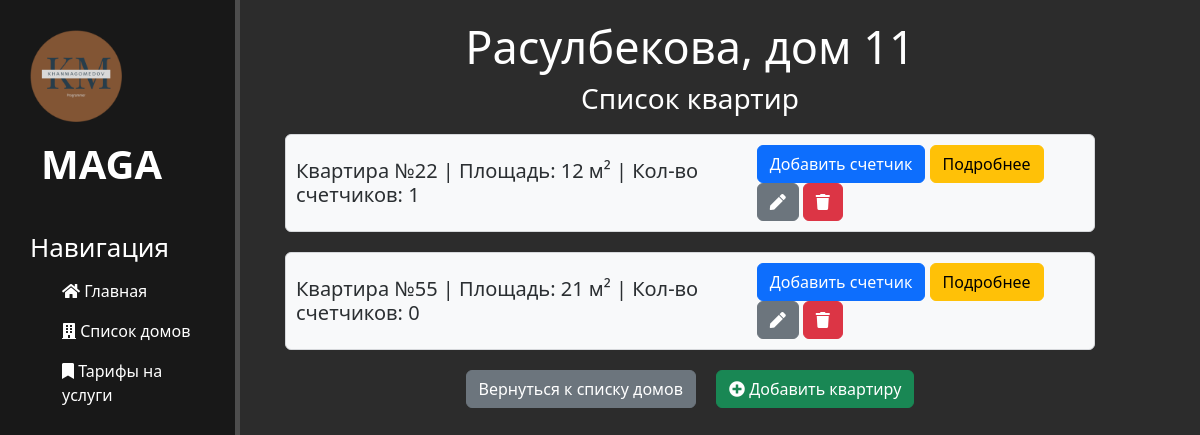
Screenshot of /houses/1 with the database file from the repository.
### main/models.py (models this page shows, shortened)
class House(models.Model):
    street_name = models.CharField('Название улицы', max_length=255)
    house_number = models.CharField('Номер дома', max_length=50)
    class Meta:
        verbose_name = "Дом"
        verbose_name_plural = "Дома"

class Apartment(models.Model):
    house = models.ForeignKey(House, related_name='apartments', on_delete=models.CASCADE)
    number = models.CharField('Номер квартиры', max_length=255)
    area = models.IntegerField('Площадь квартиры')
    class Meta:
        verbose_name = "Квартира"
        verbose_name_plural = "Квартиры"

### main/views.py (the view)
# urls.py: path('houses/<int:pk>', views.HouseDetailView.as_view(), name='house-detail'),
class HouseDetailView(DetailView):
    model = House
    template_name = 'main/details_view.html'
    context_object_name = 'house'
    def get_context_data(self, **kwargs):
        context = super().get_context_data(**kwargs)
        context['apartments'] = self.object.apartments.all()
        return context

### main/templates/main/details_view.html (shortened to what this page needs)
{% extends 'main/layout.html' %}
{% block content%}
    <div class="features">
        <h1>{{ house.street_name }}, дом {{ house.house_number}}</h1>
        <h3>Список квартир</h3>
        <div class="container-apartment">
                {% for apartment in apartments %}
                         <div class="alert alert-secondary">
                            <h5>Квартира №{{ apartment.number }} | Площадь: {{ apartment.area }} м²
                            | Кол-во счетчиков: {{apartment.water_meters.count }}</h5>
                             <div class="btn-container">
                                 <a href="{% url 'add_water_meter' apartment.id %}" class="btn btn-primary">Добавить счетчик</a>
                                <a href="{% url 'apartment_detail' apartment.id %}" class="btn btn-warning">Подробнее</a>
                                <a href="{% url 'edit_apartment' apartment.id %}" class="btn btn-secondary"><i class="fas fa-pen"></i></a>
                                <a href="{% url 'delete_apartment' apartment.id %}" class="btn btn-danger"><i class="fas fa-trash"></i></a>
                             </div>
                        </div>
                {% empty %}
                    <h5>В этом доме еще нет зарегестрированных квартир</h5>
                {% endfor %}
        </div>
        <a href="{% url 'houses' %}"><button class="btn btn-twice btn-secondary">Вернуться к списку домов</button></a>
        <a href="{% url 'addApartment' pk=house.pk %}"><button class="btn btn-twice btn-success"><i class="fas fa-plus-circle"></i> Добавить квартиру</button></a>
    </div>
{% endblock %}

### main/templates/main/layout.html (shortened to what this page needs)
{% load static %}
<!doctype html>
<html lang="en">
<head>
    <link rel="stylesheet" href="https://cdn.jsdelivr.net/npm/bootstrap@5.3.2/dist/css/bootstrap.min.css">
    <link rel="stylesheet" href="{% static 'main/css/style.css' %}">
    <link rel="stylesheet" href="https://use.fontawesome.com/releases/v5.8.2/css/all.css">
</head>
<body>
    <aside>
        <img src="{% static 'main/img/logo.png' %}" alt="">
        <span class="logo">MAGA</span>
        <h3>Навигация</h3>
        <ul>
            <li><a href="{% url 'home' %}"><i class="fas fa-home"></i> Главная</a></li>
            <li><a href="{% url 'houses' %}"><i class="fas fa-building"></i> Список домов</a></li>
            <li><a href="{% url 'tariffs' %}"><i class="fas fa-bookmark"></i> Тарифы на услуги</a></li>
        </ul>
    </aside>
    <main>
    {% block content %}
    {% endblock %}
    </main>
</body>
</html>

### main/static/main/css/style.css (style rules this page uses)
body { background: #2c2c2c; }
.btn-twice { display: inline-block; margin-top: 10px; margin-left: 8px; margin-right: 8px; }
aside { float: left; background: #181818; width: 20%; padding: 2.5%; height: 100vh; color: #fff; border-right: 5px solid #4d4d4d; }
aside img { width: 92px; float: left; }
aside .logo { font-size: 40px; margin-left: 11px; top: 12px; font-weight: bold; position: relative; }
aside h3 { margin-top: 50px; font-size: 26px; }
aside ul { list-style: none }
aside ul li { color: #fff; display: block; margin-top: 16px; text-decoration: none; }
aside ul li a { color: #fff; text-decoration: none; transition: color 0.2s ease, transform 0.2s ease; }
main .features { float: left; color: #fff; margin-top: 20px; text-align: center; width: 75%; }
main .features h1 { font-size: 45px; }
.btn-container .btn { flex: 1; }
.alert-secondary { display: flex; justify-content: space-between; align-items: center; background-color: #f8f9fa; border: 1px solid #d6d8db; padding: 10px; margin: 10px; box-sizing: border-box; width: 90%; height: auto; text-align: left; clear: both; }
.alert-secondary h5 { margin: 0; }
.alert-secondary .btn { margin-left: auto; }
.container-apartment { display: flex; flex-wrap: wrap; justify-content: center; align-items: center; margin: 0 auto; }

### rows the page displays
House: street_name "Расулбекова", house_number "11"
Apartment: number "22", area "12", water_meters.count "1"
Apartment: number "55", area "21", water_meters.count "0"
